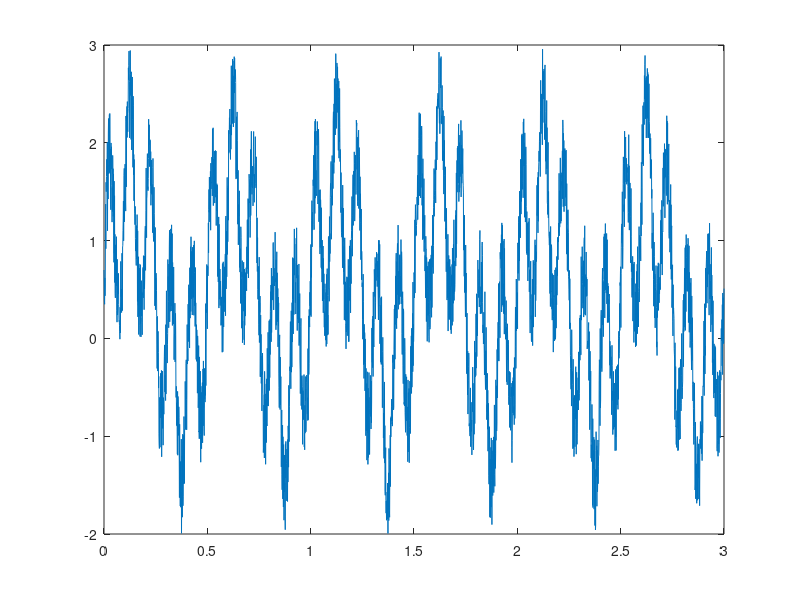
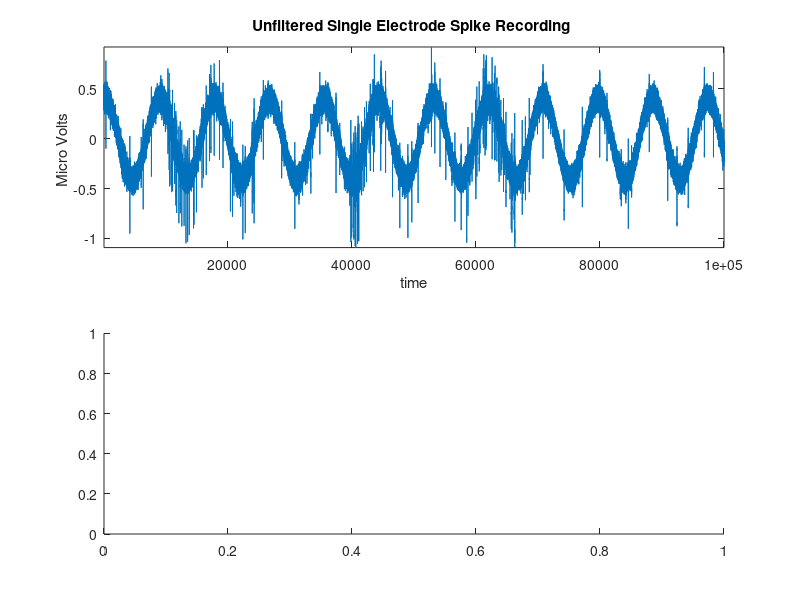

Write the MATLAB code that produced these figures, in order. (Note: this script raises an error after producing the figures.)

%%%%%%%%%%%%%%%%%%%%%%%%%%%%%%%%%%%%%%%%%%%%%%%%%%%%%%%%%%%%%%%%%%%%%%%%%%
%
%                                Class 3
%                            Signal Processing
%
%%%%%%%%%%%%%%%%%%%%%%%%%%%%%%%%%%%%%%%%%%%%%%%%%%%%%%%%%%%%%%%%%%%%%%%%%%

% Note that you will need the Signal Processing Toolbox for some of the
% function
clear
close all

%% Simulating data in MATLAB
%%%%%%%%%%%%%%%%%%%%%%%%%%%%%%%%%%%%%%%%%%%%%%%%%%%%%%%%%%%%%%%%%%%%%%%%%%

% you can use the rand, randn, and randi functions
randn(1) % returns random number taken from normal dist
randi(1) % retruns random number of maximum i
rand(1) % returns random number between 0 and 1

randn(10)
randn(1,10)
randi(100, [1,10])
randi(100, [10])
rand(10)
rand(1,10)

% simulate data based on distributions
X = normrnd(1,2,1e3,1); % mu, sigma and how many samples 
X = gamrnd(1,2,1e3,1); % shape and scale, sample size

% simulate oscilatory data with sin
fs = 1000; % Sampling frequency (samples per second) 
dt = 1/fs; % seconds per sample 
StopTime = 3; % seconds 
t = (0:dt:StopTime)'; % seconds 
F = 2; % Sine wave frequency (hertz) 
data = 0.1*sin(2*pi*F*t) +2;
figure
plot(t,data)

% add noise
data = sin(2*pi*F*t)+0.6*randn(length(data),1);
plot(t,data)

% nest signals 
F2=10;
data = sin(2*pi*F*t)+rand(length(data),1) + sin(2*pi*F2*t);
plot(t,data)


% exercise 1
%%%%%%%%%%%%%%%%%%%%%%%%%%%

% try generating random numbers between -1 and 1 using rand

rand(10,1)-rand(10,1)

% try generating random doubles between 1 and 10 using rand

% try generating random doubles between 5 and 25 using randi

% generate a oscilatory signal that monotonically decreases over time


%% Data Smoothing
%%%%%%%%%%%%%%%%%%%%%%%%%%%%%%%%%%%%%%%%%%%%%%%%%%%%%%%%%%%%%%%%%%%%%%%%%%

load('./justafolderwithdata/raw_spike_data.mat') % load spiking data recorded from electrode array
sr=44100; % sampling rate of the electrode array
% plot data
figure
subplot(2,1,1)
plot(raw_spike_data) % plot data to visualize spikes and time series
axis tight; 
xlabel('time');
ylabel('Micro Volts ');
title('Unfiltered Single Electrode Spike Recording '); 

% Lets try smoothig out some of those high frequency components 
subplot(2,1,2)
plot(smooth(raw_spike_data)) 
axis tight; 
xlabel('time');
ylabel('Micro Volts ');
title('Unfiltered Single Electrode Spike Recording ');

subplot(2,1,2)
plot(smooth(raw_spike_data, 20)) % plot data to visualize spikes and time series
axis tight; 
xlabel('time');
ylabel('Micro Volts ');
title('Unfiltered Single Electrode Spike Recording ');

subplot(2,1,2)
plot(smoothdata(raw_spike_data)) % plot data to visualize spikes and time series
axis tight; 
xlabel('time');
ylabel('Micro Volts ');
title('Unfiltered Single Electrode Spike Recording ');


% detrend works by removing linear trend in data 
fs = 1000; % Sampling frequency (samples per second) 
dt = 1/fs; % seconds per sample 
StopTime = 3; % seconds 
t = (0:dt:StopTime)'; % seconds 
F = 60; % Sine wave frequency (hertz) 
F2=10;
data = sin(2*pi*F*t);
data = sin(2*pi*F*t)+rand(length(data),1) +  sin(2*pi*F2*t) + 1/length(data)*10*[1:length(data)]';
plot(t,data)
plot(t,detrend(data)) % same thing as removing the mean 

%% Normalizing data and removing outliers
%%%%%%%%%%%%%%%%%%%%%%%%%%%%%%%%%%%%%%%%%%%%%%%%%%%%%%%%%%%%%%%%%%%%%%%%%%

% generate random data
temp_data=randi(100,[10,100]);
% try removing the data's mean
temp_data-mean(temp_data)
mean(temp_data-mean(temp_data))% remove mean from col
temp_data-mean(temp_data,2)
temp_data-mean(mean(temp_data))

% normalize 
normalize(temp_data)
normalize(temp_data, 'range')
normalize(temp_data, 'center')
% normalize does the equevelant of ....
(temp_data-mean(temp_data))./std(temp_data) % THIS is a z-score

% filloutliers can remove data that does not seem to belong
data = sin(2*pi*F*t)+rand(length(data),1) +  sin(2*pi*F2*t)
data(randi(length(data),1,50))=100;
plot(t,data)           
plot(filloutliers(data, 'linear'))

reshape(temp_data, [5, 200])
permute(temp_data, [2,1]) % reorders dim of matrix [ 1 2 3] -> [ 3 1 2]


%% Spectral Power, FFTs, and PSDs
%%%%%%%%%%%%%%%%%%%%%%%%%%%%%%%%%%%%%%%%%%%%%%%%%%%%%%%%%%%%%%%%%%%%%%%%%%

Fs = 1000;            % Sampling frequency                    
T = 1/Fs;             % Sampling period       
L = 10000;             % Length of signal
t = (0:L-1)*T;        % Time vector

S = 0.7*sin(2*pi*33*t) + sin(2*pi*153*t) + 3*sin(2*pi*222*t);
X = S + 2*randn(size(t));

Y = fft(S);

P2 = abs(Y/L);
P1 = P2(1:L/2+1);
P1(2:end-1) = 2*P1(2:end-1);

f = Fs*(0:(L/2))/L;
figure
subplot(1,2,1)
plot(X)
subplot(1,2,2)
plot(f,P1) 
title('Single-Sided Amplitude Spectrum of X(t)')
xlabel('f (Hz)')
ylabel('|P1(f)|')

% repeat the same process without the random noise
Y = fft(X);

P2 = abs(Y/L);
P1 = P2(1:L/2+1);
P1(2:end-1) = 2*P1(2:end-1);


f = Fs*(0:(L/2))/L;
figure
subplot(1,2,1)
plot(X)
subplot(1,2,2)
plot(f,P1) 
title('Single-Sided Amplitude Spectrum of X(t)')
xlabel('f (Hz)')
ylabel('|P1(f)|')


%S = x1*sin(2*pi*x1*t)+ x2*sin(2*pi*x2*t);
S = 0.7*sin(2*pi*6*t)+ 3*sin(2*pi*2*t);
X = S + 2*randn(size(t));

Y = fft(S);

P2 = abs(Y/L);
P1 = P2(1:L/2+1);
P1(2:end-1) = 2*P1(2:end-1);

f = Fs*(0:(L/2))/L;
figure
subplot(1,2,1)
plot(X)
subplot(1,2,2)
plot(f,P1) 
title('Single-Sided Amplitude Spectrum of X(t)')
xlabel('f (Hz)')
ylabel('|P1(f)|')

% let us try another signal 
S = sin(2*pi*33*t) + sin(2*pi*66*t) + sin(2*pi*99*t);
X = S + 2*randn(size(t));

Y = fft(X);

P2 = abs(Y/L); % P2 is the two sided spectrum (we only want a one sided spectrum) 
P1 = P2(1:L/2+1);
P1(2:end-1) = 2*P1(2:end-1);

f = Fs*(0:(L/2))/L;
figure
subplot(1,2,1)
plot(X)
subplot(1,2,2)
plot(f,P1) 
title('Single-Sided Amplitude Spectrum of X(t)')
xlabel('f (Hz)')
ylabel('|P1(f)|')

% try taking an fft of an image, what would the frequency space of an image
% look like? 
image=imread('./MemeFolder/ladygaga5.jpg'); % read in image to MATLAB
image=mean(double(image),3);
Y = fft2(image);
figure
subplot(1,2,1)
imagesc(image)
subplot(1,2,2)
imagesc(log(abs(fftshift(Y))))

image=imread('./MemeFolder/joanne.jpg'); % read in image to MATLAB
image=mean(double(image),3);
Y = fft2(image);
figure
subplot(1,2,1)
imagesc(image)
subplot(1,2,2)
imagesc(log(abs(fftshift(Y))))

% PSD using the welch method
pwelch(X)

S = 0.7*sin(2*pi*33*t) + sin(2*pi*153*t) + 10*sin(2*pi*222*t);
X = S + 2*randn(size(t));

[pxx,f] = pwelch(X,500,300,500,Fs);
figure
plot(f,10*log10(pxx))

xlabel('Frequency (Hz)')
ylabel('PSD (dB/Hz)')

[pxx,f] = pwelch(X,1000,500,500,Fs);
figure
plot(f,10*log10(pxx))

xlabel('Frequency (Hz)')
ylabel('PSD (dB/Hz)')


[pxx,f] = pwelch(X,100,50,500,Fs);
figure
plot(f,10*log10(pxx))

xlabel('Frequency (Hz)')
ylabel('PSD (dB/Hz)')


%% Filtering Data
%%%%%%%%%%%%%%%%%%%%%%%%%%%%%%%%%%%%%%%%%%%%%%%%%%%%%%%%%%%%%%%%%%%%%%%%%%

sr=44100; % sampling rate of the electrode array
figure
subplot(2,1,1)
plot(raw_spike_data) % plot data to visualize spikes and time series
axis tight; 
xlabel('time');
ylabel('Micro Volts ');
title('Unfiltered Single Electrode Spike Recording '); % clear slow drifts in data that need to be removed

% create and apply bandpass butter worth filter
[b,a] = butter(3,[2/(sr/2) 200/(sr/2)], 'bandpass'); % create butterworth filter 
filtered_data=filter(b,a,raw_spike_data); % apply butter worth filter 

subplot(2,1,2)
plot(filtered_data)
axis tight;
xlabel('time');
ylabel('Micro Volts ');
title('Filtered Single Electrode Spike Recording ');

% create and apply lowpass butter worth filter
[b,a] = butter(3,[100/(sr/2)], 'low'); % create butterworth filter 
filtered_data=filter(b,a,raw_spike_data); % apply butter worth filter 

% plot filtered data with unfiltered data 
subplot(2,1,2)
plot(filtered_data)
axis tight;
xlabel('time');
ylabel('Micro Volts ');
title('Filtered Single Electrode Spike Recording ');


% create and apply highpass butter worth filter
[b,a] = butter(3,[500/(sr/2)], 'high'); % create butterworth filter 
filtered_data=filter(b,a,raw_spike_data); % apply butter worth filter 

% plot filtered data with unfiltered data 
subplot(2,1,2)
plot(filtered_data)
axis tight;
xlabel('time');
ylabel('Micro Volts ');
title('Filtered Single Electrode Spike Recording ');


% lets try FIR filters 
load chirp % load data
Fs=8192;
t = (0:length(y)-1)/(Fs/2);

%create filter for data
bhi = fir1(34,100/(Fs/2),'low');
freqz(bhi,1)
outhi = filter(bhi,1,y); % filter data

% plot results 
figure
subplot(2,1,1)
plot(t,y)
title('Original Signal')
ys = ylim;

subplot(2,1,2)
plot(t,outhi)
title('Highpass Filtered Signal')
xlabel('Time (s)')
ylim(ys)

soundsc(y)
pause(2)
soundsc(outhi)

bhi = fir1(34,[100/(Fs/2) 300/(Fs/2) ],'bandpass');
freqz(bhi,1)

outhi = filter(bhi,1,y);
figure
subplot(2,1,1)
plot(t,y)
title('Original Signal')
ys = ylim;

subplot(2,1,2)
plot(t,outhi)
title('Highpass Filtered Signal')
xlabel('Time (s)')
ylim(ys)

soundsc(y)
pause(2)
soundsc(outhi)


bhi = fir1(34,[100/(Fs/2) 4000/(Fs/2) ],'bandpass');
freqz(bhi,1)

outhi = filter(bhi,1,y);
figure
subplot(2,1,1)
plot(t,y)
title('Original Signal')
ys = ylim;

subplot(2,1,2)
plot(t,outhi)
title('Highpass Filtered Signal')
xlabel('Time (s)')
ylim(ys)

soundsc(y)
pause(2)
soundsc(outhi)

% butterworth filters are commonly used in neuroscience 

fc1 = 30;
fc2 = 300;
fs = 1000;

[b,a] = butter(6,[fc1/(fs/2) fc2/(fs/2)]);
figure
freqz(b,a) 

% what happend when you change the filter order?
fc1 = 30;
fc2 = 300;
fs = 1000;

[b,a] = butter(12,[fc1/(fs/2) fc2/(fs/2)]);
figure
freqz(b,a) 

fc1 = 30;
fc2 = 300;
fs = 1000;

[b,a] = butter(2,[fc1/(fs/2) fc2/(fs/2)]);
figure
freqz(b,a) 


fc1 = 30;
fc2 = 300;
fs = 1000;

[b,a] = butter(20,[fc1/(fs/2) fc2/(fs/2)]);
figure
freqz(b,a) 

% exercise 2
%%%%%%%%%%%%%%%%%%%%%%%%%%%
% Try highpass and lowpass filtering the electrophysiology data into
% fast and slow oscilatory components. Try adding them back together and
% see what happens. Try moving around the filter frequency. What could be
% causing this?

% create and apply lowpass butter worth filter
[b,a] = butter(3,[5/(sr/2)], 'low'); % create butterworth filter 
filtered_data1=filter(b,a,raw_spike_data); % apply butter worth filter 

% create and apply lowpass butter worth filter
[b,a] = butter(3,[5/(sr/2)], 'high'); % create butterworth filter 
filtered_data2=filter(b,a,raw_spike_data); % apply butter worth filter 

filtered_data3= filtered_data1+ filtered_data2;

figure
subplot(1,3,1)
plot(raw_spike_data)
subplot(1,3,2)
plot(filtered_data3)
subplot(1,3,3)
plot(raw_spike_data-filtered_data3)

% are they the same?
sum(raw_spike_data==filtered_data3)



%% Hilbert Transformation
%%%%%%%%%%%%%%%%%%%%%%%%%%%%%%%%%%%%%%%%%%%%%%%%%%%%%%%%%%%%%%%%%%%%%%%%%%
% generate oscillatory data
Fs = 1000;            % Sampling frequency                    
T = 1/Fs;             % Sampling period       
L = 1000;             % Length of signal
t = (0:L-1)*T;        % Time vector
F = 60; % Sine wave frequency (hertz) 
F2=10;

data=zeros(1000,1);
data = sin(2*pi*F*t) + rand(length(data),1)' +  sin(2*pi*F2*t) + 1/length(data)*[1:length(data)];
figure
plot(t,data)

% get the hilbert transform of data
hil=hilbert(data); % notice that the data is stored as complex not int or double

subplot(1,2,1)
plot(t,data)
hold on
plot(t,abs(hil), '-r')
subplot(1,2,2)
plot(t,angle(hil))


data = sin(2*pi*2*t).*sin(2*pi*F*t) ;
figure
plot(t,data)

hil=hilbert(data);

subplot(1,2,1)
plot(t,data)
hold on
plot(t,abs(hil), '-r')
subplot(1,2,2)
plot(t,angle(hil))

hil=hilbert(raw_spike_data);
figure
subplot(1,2,1)
plot(raw_spike_data)
hold on
plot(abs(hil), '-r')
subplot(1,2,2)
plot(angle(hil))

% create and apply lowpass butter worth filter
[b,a] = butter(3,[100/(sr/2)], 'low'); % create butterworth filter 
filtered_data1=filter(b,a,raw_spike_data); % apply butter worth filter 
hil1=hilbert(filtered_data1);

% create and apply lowpass butter worth filter
[b,a] = butter(3,[100/(sr/2)], 'high'); % create butterworth filter 
filtered_data2=filter(b,a,raw_spike_data); % apply butter worth filter 
hil2=hilbert(filtered_data2);
figure
subplot(1,2,1)
plot(filtered_data1)
hold on
plot(abs(hil1), '-r')
subplot(1,2,2)
plot(filtered_data2)
hold on
plot(abs(hil2), '-r')

% run above analysis by filtering data and concatinating instantaneous
% power

% generate oscillatory data
Fs = 1000;            % Sampling frequency                    
T = 1/Fs;             % Sampling period       
L = 1000;             % Length of signal
t = (0:L-1)*T;        % Time vector
data = sin(2*pi*5*t)+sin(2*pi*25*t) + sin(2*pi*60*t) ;

bhi = fir1(34,[10/(Fs/2) ],'low');
freqz(bhi,1)

outhi1 = filter(bhi,1,data);

bhi = fir1(34,[20/(Fs/2) 30/(Fs/2) ],'bandpass');
freqz(bhi,1)

outhi2 = filter(bhi,1,data);

bhi = fir1(34,[40/(Fs/2) 50/(Fs/2) ],'bandpass');
freqz(bhi,1)

outhi3 = filter(bhi,1,data);

bhi = fir1(34,[50/(Fs/2) 60/(Fs/2) ],'bandpass');
freqz(bhi,1)

outhi4 = filter(bhi,1,data);

figure
subplot(5,1,1)
plot(data)
subplot(5,1,2)
plot(outhi1)
subplot(5,1,3)
plot(outhi2)
subplot(5,1,4)
plot(outhi3)
subplot(5,1,5)
plot(outhi4)

data4hil=[outhi1;outhi2; outhi3; outhi4]';
hil=hilbert(data4hil);

figure
imagesc(abs(hil'))


%% Finding peaks 
%%%%%%%%%%%%%%%%%%%%%%%%%%%%%%%%%%%%%%%%%%%%%%%%%%%%%%%%%%%%%%%%%%%%%%%%%%

% threshold data to find peaks (i.e., spikes) with MATLAB's findpeaks
[pks,locs]=findpeaks(-1*filtered_data, 'MinPeakHeight',0.3); 
% TIP input the inverse of the data (i.e. -1*) as findpeaks looks
% for local maxima and not minima

% Plot peaks found
figure 
plot(filtered_data)
hold on;
scatter(locs,-1*pks)
axis tight;
xlabel('time');
ylabel('Micro Volts ');
title('Filtered Single Electrode Spike Recording ');

% MinPeakProminence
[pks,locs]=findpeaks(-1*filtered_data, 'MinPeakProminence',0.3); 

% Plot peaks found
figure 
plot(filtered_data)
hold on;
scatter(locs,-1*pks)
axis tight;
xlabel('time');
ylabel('Micro Volts ');
title('Filtered Single Electrode Spike Recording ');

% Threshold
[pks,locs]=findpeaks(-1*filtered_data, 'Threshold',0.1); 

% Plot peaks found
figure 
plot(filtered_data)
hold on;
scatter(locs,-1*pks)
axis tight;
xlabel('time');
ylabel('Micro Volts ');
title('Filtered Single Electrode Spike Recording ');

% exercise 3
%%%%%%%%%%%%%%%%%%%%%%%%%%%

% try using the mean, median, and std of the data to determine the cutoff for
% detecting peaks.

